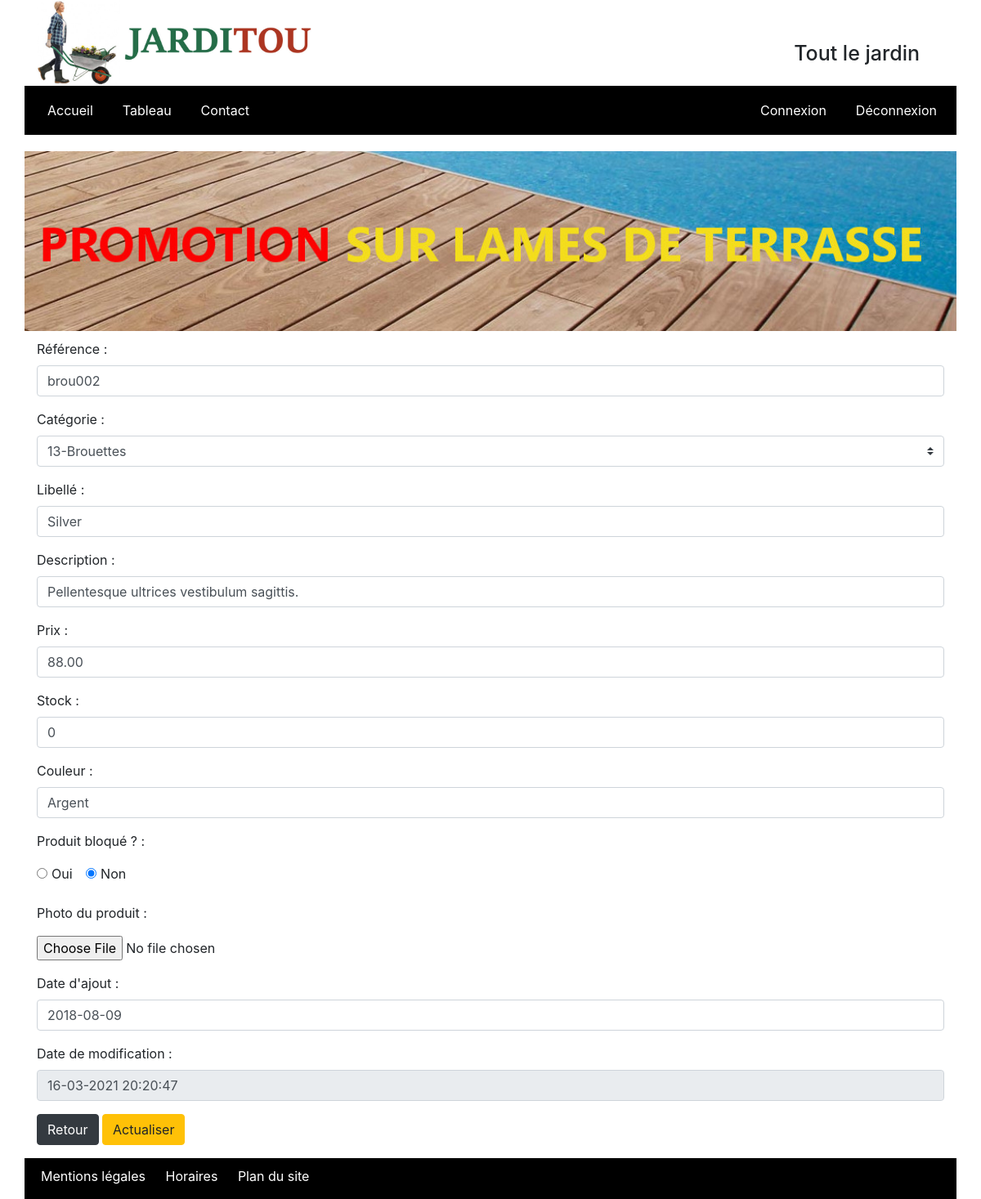
/Jarditou_php/Jarditou_php/controller/produits/produits_modif.php?pro_id=14, run on the app's committed database.
### tables this page shows
CREATE TABLE IF NOT EXISTS `produits` (
  `pro_id` int(10) UNSIGNED NOT NULL AUTO_INCREMENT COMMENT 'Clé de la table produits',
  `pro_cat_id` int(10) UNSIGNED NOT NULL COMMENT 'Catégorie du produit',
  `pro_ref` varchar(10) NOT NULL COMMENT 'Référence produit',
  `pro_libelle` varchar(200) NOT NULL COMMENT 'Nom du produit',
  `pro_description` varchar(1000) DEFAULT NULL COMMENT 'Description du produit',
  `pro_prix` decimal(6,2) UNSIGNED NOT NULL COMMENT 'Prix ',
  `pro_stock` int(11) NOT NULL DEFAULT '0' COMMENT 'Nombre d''unités en stock',
  `pro_couleur` varchar(30) DEFAULT NULL COMMENT 'Couleur',
  `pro_photo` varchar(4) DEFAULT 'jpg' COMMENT 'Extension de la photo',
  `pro_d_ajout` date NOT NULL COMMENT 'Date d''ajout',
  `pro_d_modif` datetime DEFAULT NULL COMMENT 'Date de modification',
  `pro_bloque` tinyint(1) DEFAULT NULL COMMENT 'Bloquer le produit à la vente',
  PRIMARY KEY (`pro_id`),
  UNIQUE KEY `idx_pro_ref` (`pro_ref`),
  KEY `fk_produits_cat_id` (`pro_cat_id`)
);

CREATE TABLE IF NOT EXISTS `categories` (
  `cat_id` int(10) UNSIGNED NOT NULL AUTO_INCREMENT COMMENT 'Clé de la table catégorie',
  `cat_nom` varchar(200) NOT NULL COMMENT 'Nom de la catégorie',
  `cat_parent` int(10) UNSIGNED DEFAULT NULL COMMENT 'Catégorie parente',
  PRIMARY KEY (`cat_id`),
  KEY `fk_categories_cat_parent` (`cat_parent`)
);

### Jarditou_php/Jarditou_php/controller/produits/produits_modif.php (the view, shortened to what this page needs)
<?php
include("entete.php");
    $db = connexionBase();
    $pro_id = $_GET["pro_id"];
    $requete = "SELECT * FROM produits WHERE pro_id=".$pro_id;
    $requete2 = "SELECT * FROM categories ORDER BY cat_id";
    $result = $db->query($requete);
    $result2 = $db->query($requete2);
    $produit = $result->fetch(PDO::FETCH_OBJ);
    $categories = $result2->fetchAll(PDO::FETCH_OBJ);
    $date = date("d-m-Y H:i:s");
?>
 <div class="row">
<form class="col-lg-12" action="php/produits_modif_script.php" method="post" enctype="multipart/form-data">
<div class="form-group">
    <label for="référence">Référence :</label>
    <input type="text" class="form-control" name="reference" value ="<?=$produit->pro_ref?>" id="reference">
</div>
<div class="form-group">
    <label for="pro_cat_id">Catégorie :</label>
    <select class="custom-select" name="pro_cat_id" id="pro_cat_id">
    <?php
    foreach($categories as $c)
    {
        ?>
        <option value = "<?= $c->cat_id?>"
        <?php
        if ($c->cat_id == $produit->pro_cat_id)
        {
            echo "selected";
        }
        ?>
        > <?=$c->cat_id."-".$c->cat_nom?></option>
        <?php
    }
    ?>
</select>
</div>
<div class="form-group">
    <label for="libellé">Libellé :</label>
    <input type="text" class="form-control" name="libelle" value ="<?=$produit->pro_libelle?>" id="libelle">
</div>
<div class="form-group">
    <label for="description">Description :</label>
    <input type="text" class="form-control" name="description" value ="<?=$produit->pro_description?>" id="description">
</div>
<div class="form-group">
    <label for="prix">Prix :</label>
    <input type="text" class="form-control" name="prix" value ="<?=$produit->pro_prix?>" id="prix">
</div>
<div class="form-group">
    <label for="stock">Stock :</label>
    <input type="text" class="form-control" name="stock" value ="<?=$produit->pro_stock?>" id="stock">
</div>
<div class="form-group">
    <label for="couleur">Couleur :</label>
    <input type="text" class="form-control" name="couleur" value ="<?=$produit->pro_couleur?>" id="couleur">
</div>
<p>Produit bloqué ? :</p>
<div class="form-check form-check-inline">
  <input type="radio" class="form-check-input" value = 1 id="bloque_oui" name="bloque" <?php if ($produit->pro_bloque == 1) { echo "checked"; } ?>>
  <label class="form-check-label" for="bloque">Oui</label>
</div>
<div class="form-check form-check-inline">
  <input type="radio" class="form-check-input" value = 0 id="bloque_non" name="bloque" <?php if (is_null($produit->pro_bloque)) { echo "checked"; } ?>>
  <label class="form-check-label" for="bloque">Non</label>
</div>
</div><br>
<p>Photo du produit :</p>
<p><input type="file" name="fichier" id="fichier"></p>
<div class="form-group">
    <label for="ajout">Date d'ajout :</label>
    <input type="text" class="form-control" name="ajout" value ="<?=$produit->pro_d_ajout?>" id="ajout">
</div>
<div class="form-group">
    <label for="modif">Date de modification :</label>
    <input type="text" class="form-control" name="modif" value ="<?=$date?>" readonly id="modif">
</div>
<div class="form-group">
    <a href="tableau.php" class="btn btn-dark m-0">Retour</a>
    <input type="submit" class="btn btn-warning m-0" value="Actualiser">
</div>
<?php
include("pieddepage.php");
?>

### Jarditou_php/Jarditou_php/view/assets/css/style.css (style rules this page uses)
html { -webkit-box-sizing: border-box; box-sizing: border-box; }
a { color: white; margin-left: 20px; }

### data on the page
produits: reference "brou002", pro_cat_id "13-Brouettes", libelle "Silver", description "Pellentesque ultrices vestibulum sagittis.", prix "88.00", stock "0", couleur "Argent", pro_bloque "☑", ajout "2018-08-09"
